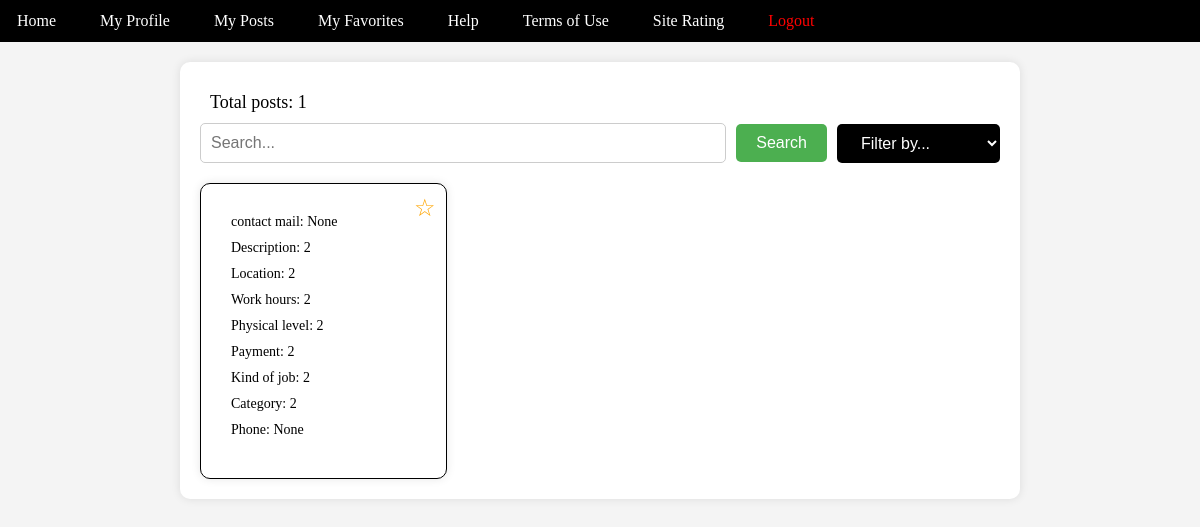
Before: /myfavorites/ (signed in) with the older database file.
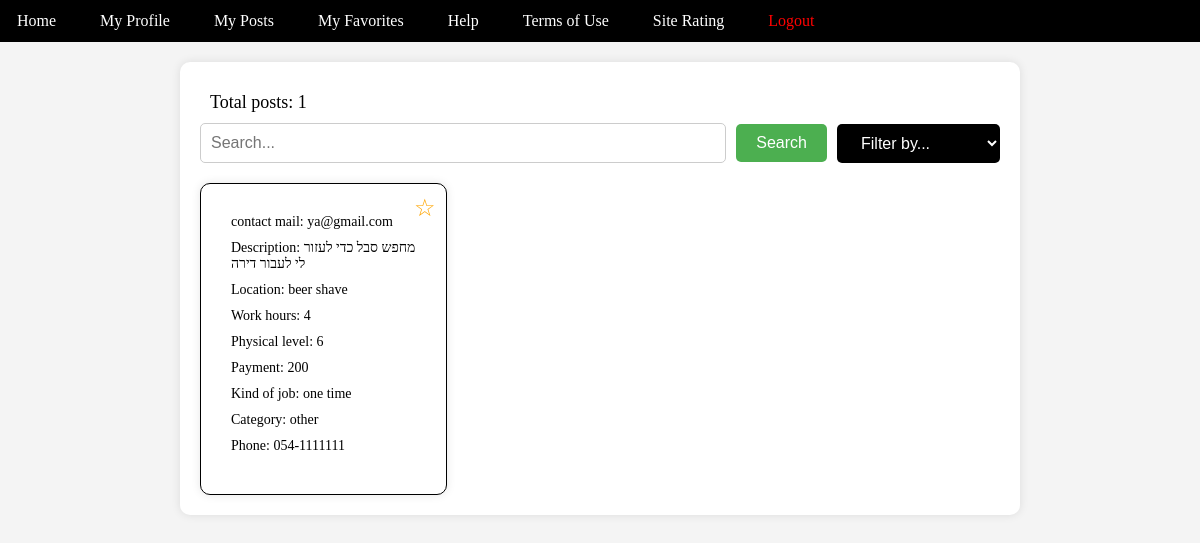
After: the same page with the newer database file.
### posts/models.py (models this page shows)
class Post(models.Model):
    mail = models.EmailField(null=True, blank=True)
    description = models.TextField(null=True, blank=True)
    location = models.TextField(null=True, blank=True)
    payment = models.TextField(null=True, blank=True)
    work_hours = models.TextField(null=True, blank=True)
    phys_lvl = models.IntegerField(null=True, blank=True)
    kind_of_job = models.TextField(null=True, blank=True)
    category = models.TextField(null=True, blank=True)
    phone = models.TextField(null=True, blank=True)

### project/views.py (the view)
# urls.py: path('myfavorites/', views.myfavorites, name="myfavorites"),
def myfavorites(request):
    global_user_id = request.session.get('global_user_id')
    if global_user_id:
        user = User.objects.get(id=global_user_id)
        favorites_ids = [int(fav) for fav in user.favorites]  # List of post IDs belonging to the user
        posts = Post.objects.filter(id__in=favorites_ids)
        for post in posts:
            post.is_favorite = True
        context = {'posts': posts, 'favorites': favorites_ids}
        return render(request, 'favorites.html', context)
    else:
        return JsonResponse({'error': 'User not logged in'}, status=401)

### templates/favorites.html (shortened to what this page needs)
<!DOCTYPE html>
<html lang="en">
<head>
</head>
<body>
{% extends 'toolbar.html' %}
{% block content %}
<div class="content">
    <div class="total-posts">Total posts:  {{ posts|length }}</div>
    <div class="search-filter">
        <input type="text" class="search-input" placeholder="Search...">
        <button class="search-button">Search</button>
        <select class="filter-select">
            <option value="">Filter by...</option>
        </select>
    </div>
    <div class="posts">
        {% for post in posts %}
        <div class="post" data-description="{{ post.description }}" data-location="{{ post.location }}" data-work-hours="{{ post.work_hours }}" data-phys-lvl="{{ post.phys_lvl }}" data-kind-of-job="{{ post.kind_of_job }}" data-category="{{ post.category }}" data-phone="{{ post.phone }}" data-payment="{{ post.payment }}">
            <div class="post-content">
                <div class="post-info">contact mail: {{ post.mail}}</div>
                <div class="post-info">Description: {{ post.description }}</div>
                <div class="post-info">Location: {{ post.location }}</div>
                <div class="post-info">Work hours: {{ post.work_hours }}</div>
                <div class="post-info">Physical level: {{ post.phys_lvl }}</div>
                <div class="post-info">Payment: {{ post.payment }}</div>
                <div class="post-info">Kind of job: {{ post.kind_of_job }}</div>
                <div class="post-info">Category: {{ post.category }}</div>
                <div class="post-info">Phone: {{ post.phone }}</div>
                <div class="favorites-button {% if post.id|add:0 in favorites %}active {% endif %}" data-post-id="{{ post.id }}">☆</div>
            </div>
        </div>
        {% endfor %}
    </div>
</div>
</body>
</html>
{% endblock %}

Changed rows visible on the page:
removed Post: mail "None", description "2", location "2", work_hours "2", phys_lvl "2", payment "2", kind_of_job "2", category "2", phone "None"
now on this page (row edited): Post: mail "ya@gmail.com", description "מחפש סבל כדי לעזור לי לעבור דירה", location "beer shave", work_hours "4", phys_lvl "6", payment "200", kind_of_job "one time", category "other", phone "054-1111111"
